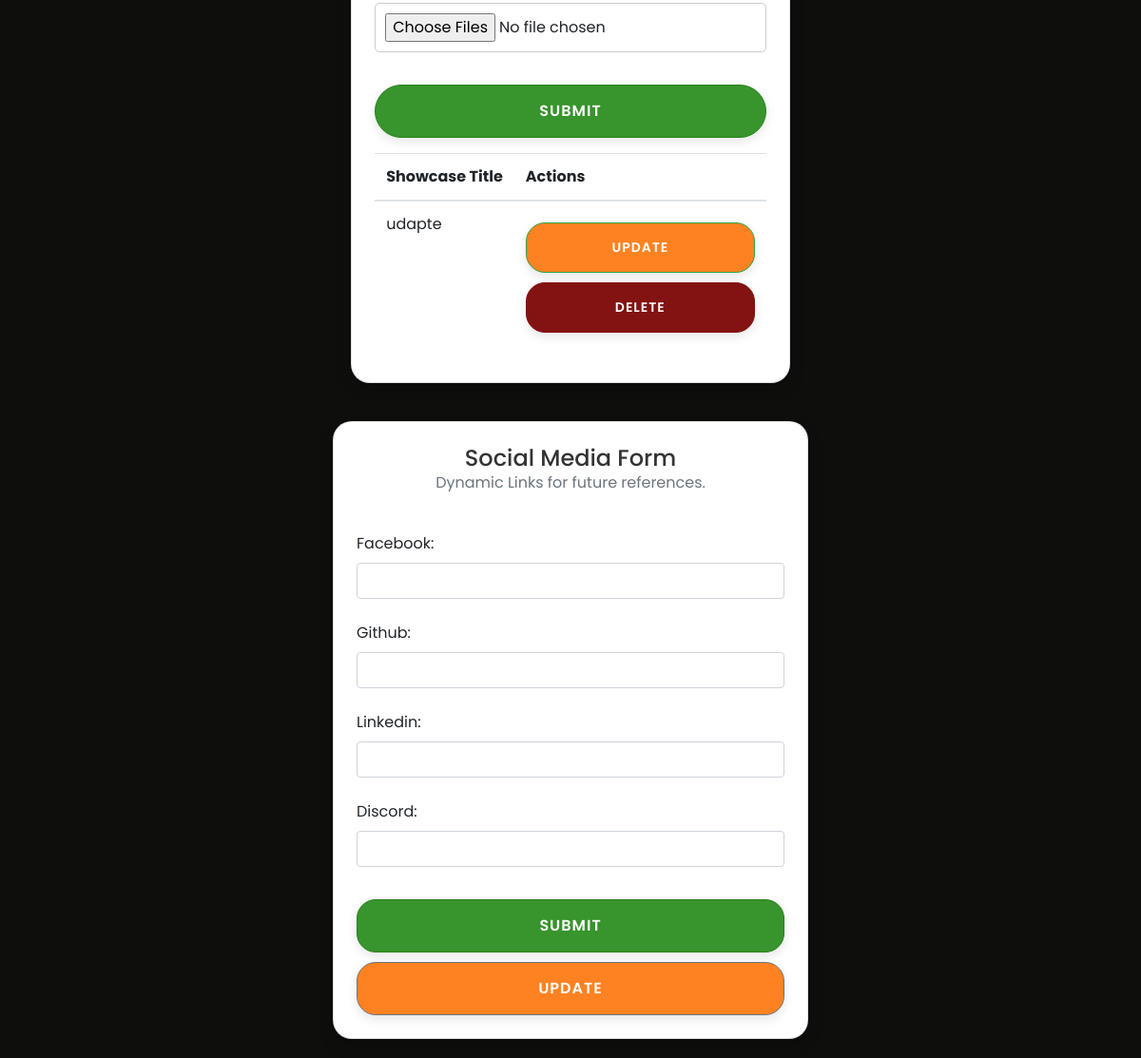
The app's page /cms/ (signed in, lower part), older data.
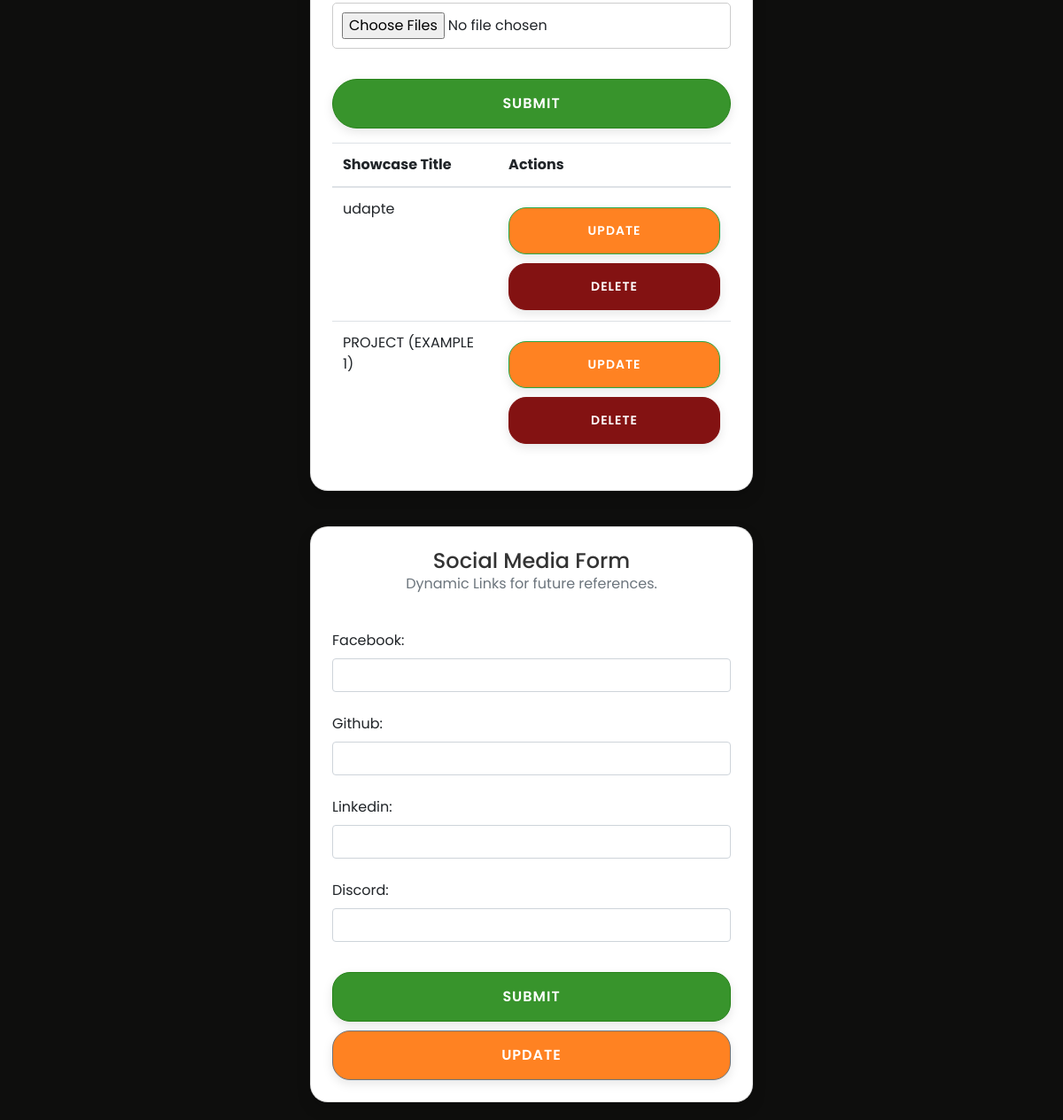
The same page, newer data.
### base/models.py (models this page shows, shortened)
class Project(models.Model):
    user = models.ForeignKey(User, on_delete=models.CASCADE, null = True, blank = True, related_name="user_project")
    showcase_title = models.CharField(max_length=200, null=True, blank=True)
    showcase_description = models.CharField(max_length=200, null=True, blank=True)
    project_photo = models.FileField(upload_to='images/', null=True, blank=True)

### base/views.py (the view)
@login_required(login_url="/auth/login/")
def cms(request):
    user = request.user
    print(user)
    context = {'user_data':user}
    return render(request, 'cms.html',context=context)

### base/models.py (called while the page is built)
    def __str__(self):
        return str(self.id)

### templates/cms.html (shortened to what this page needs)
{% load static %}
<!DOCTYPE html>
<html lang="en">
<head>
    <link rel="stylesheet" href="https://stackpath.bootstrapcdn.com/bootstrap/4.5.2/css/bootstrap.min.css">
<link rel="stylesheet" href="https://cdnjs.cloudflare.com/ajax/libs/font-awesome/5.15.3/css/all.min.css">
<link href="https://unpkg.com/aos@2.3.1/dist/aos.css" rel="stylesheet">
<link rel="stylesheet" href="https://stackpath.bootstrapcdn.com/bootstrap/4.5.2/css/bootstrap.min.css">
<link rel = "stylesheet" href = "{% static 'style.css' %}">
<link href="static/style.css" rel="stylesheet">
</head>
<body class="cms-body">
         <div class="admin-container">
          <div class="card p-4 shadow rounded-3">
            <form action="{% url 'base:project' %}" method="POST" enctype="multipart/form-data">
              <div class="form-group mb-4">
                <input type="file" multiple class="form-control-file" id="project_photo" name="project_images">
              </div>
              <button type="submit" class="btn btn-primary rounded-pill mb-3">Submit</button>
            </form>
            <div class="table-container">
            <table class="table table-hover">
              <thead>
                <tr>
                  <th scope="col">Showcase Title</th>
                  <th scope="col">Actions</th>
                </tr>
              </thead>
              <tbody>
                {% for project in user_data.user_project.all %}
                <tr>
                  <td>{{ project.showcase_title }}</td>
                  <td>
                    <button type="button" class="btn btn-success btn-sm" data-toggle="modal" data-target="#modal{{ project.id }}">Update</button>
                    <button type="button" class="btn btn-danger btn-sm" data-toggle="modal" data-target="#confirmmodal{{ project.id }}">Delete</button>
                  </td>
                </tr>
              {% endfor %}
           </tbody>
    </table>
            </div>
  </div>
</div>
      <div class="admin-container" >
        <div class="card p-4 shadow rounded-3" style="width: 100%;">
          <div class="text-center mb-4">
            <h2 class="fw-bold mb-0">Social Media Form</h2>
            <p class="text-muted">Dynamic Links for future references.</p>
          </div>
            <form action="{% url 'base:socialmedia' %}" method="POST">
                <div class="form-group mb-4">
                    <label for="facebook_link">Facebook:</label>
                    <input type="text" class="form-control" id="facebook_link" name="facebook_link">
                </div>
                <div class="form-group mb-4">
                    <label for="github_link">Github:</label>
                    <input type="text" class="form-control" id="github_link" name="github_link">
                </div>
                <div class="form-group mb-4">
                    <label for="linkedin_link">Linkedin:</label>
                    <input type="text" class="form-control" id="linkedin_link" name="linkedin_link">
                </div>
                <div class="form-group mb-4">
                    <label for="discord_link">Discord:</label>
                    <input type="text" class="form-control" id="discord_link" name="discord_link">
                </div>
                <button type="submit" class="btn btn-primary">Submit</button>
                <button type="button" class="btn btn-secondary">Update</button>
            </form>
        </div>
    </div>
</body>
</html>

### static/style.css (style rules this page uses)
* { box-sizing: border-box; }
body { font-family: 'Poppins', sans-serif; margin: 0; padding: 0; overflow-x: hidden; }
.btn { background-color: #ff8222; color: #FFFFFF; padding: 15px 30px; font-weight: 600; border-radius: 30px; text-transform: uppercase; letter-spacing: 1px; box-shadow: 0 4px 12px rgba(0, 0, 0, 0.1); }
input, textarea { padding: 15px; margin-bottom: 20px; font-size: 16px; width: 100%; transition: border-color 0.2s, box-shadow 0.2s; }
h2 { color: #333333; font-size: 24px; }
input, textarea { padding: 10px; margin-bottom: 10px; border: 1px solid #cccccc; border-radius: 5px; }
button { padding: 10px; background-color: #dc0400; color: white; border: none; border-radius: 5px; cursor: pointer; }
.table-container { max-height: 400px; overflow: auto; }
.admin-container { position: relative; overflow: hidden; display: flex; justify-content: center; align-items: center; max-width: auto; margin: auto; padding: 20px; }
.admin-container .card { max-width: 500px; background-color: #fff; border-radius: 20px; box-shadow: 0 4px 6px rgba(0, 0, 0, 0.1); }
.admin-container .card .btn { width: 100%; margin-top: 10px; border-radius: 20px; }
.btn-primary { background-color: #38942c; border-color: #27831a; }
.btn-danger { background-color: #831212; border-color: #831212; }
.cms-body { margin: 0; padding: 0; background-color: #0e0e0d; }

Row changes from the older to the newer data that the page shows:
added Project: showcase_title "PROJECT (EXAMPLE 1)"
